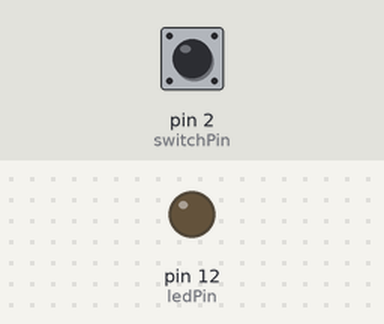
Simulated run of this sketch. Board: Arduino Uno, built with avr-gcc and run on an emulated ATmega328P. Parts: output pins drawn as LEDs (lit = HIGH). The test bench sets the inputs (shaded band); at power-on: pin 2 (switchPin) HIGH.

Above: at 1.2 s.
1.3 s: pin 2 (switchPin) pulled LOW for 0.15 s
At 1.37 s:
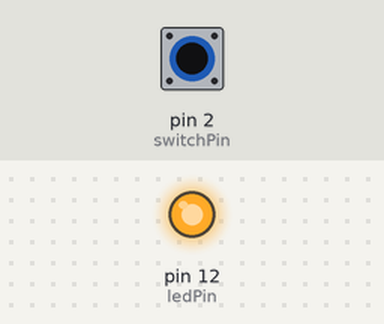
2.9 s: pin 2 (switchPin) pulled LOW for 3.2 s
At 6.7 s:
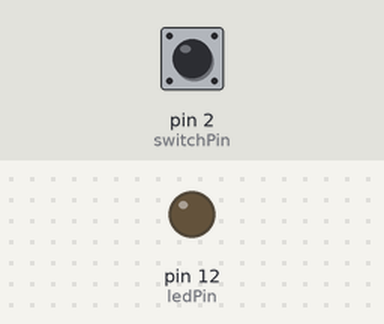
Timing chart, 0 to 8.2 s (numbered marks = the images above; inputs shaded):
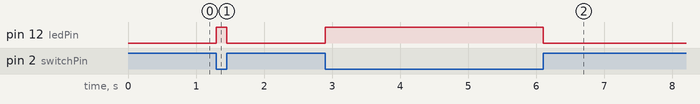

Measured:
- after the input at 1.3 s, pin 12 (ledPin): LOW → HIGH at once, → LOW 0.15 s later
- after the input at 2.9 s, pin 12 (ledPin): LOW → HIGH at once, → LOW 3.2 s later

The sketch:

MyBallSwitch.ino
```cpp
const int ledPin = 12;
const int switchPin = 2;

void setup()
{
  pinMode(ledPin,OUTPUT);
  pinMode(switchPin,INPUT_PULLUP);
}

void loop()
{
  int digitalVal = digitalRead(switchPin);
  if(HIGH == digitalVal)
  {
    digitalWrite(ledPin,LOW);
  }
  else
  {
    digitalWrite(ledPin,HIGH);
  }
}
```
